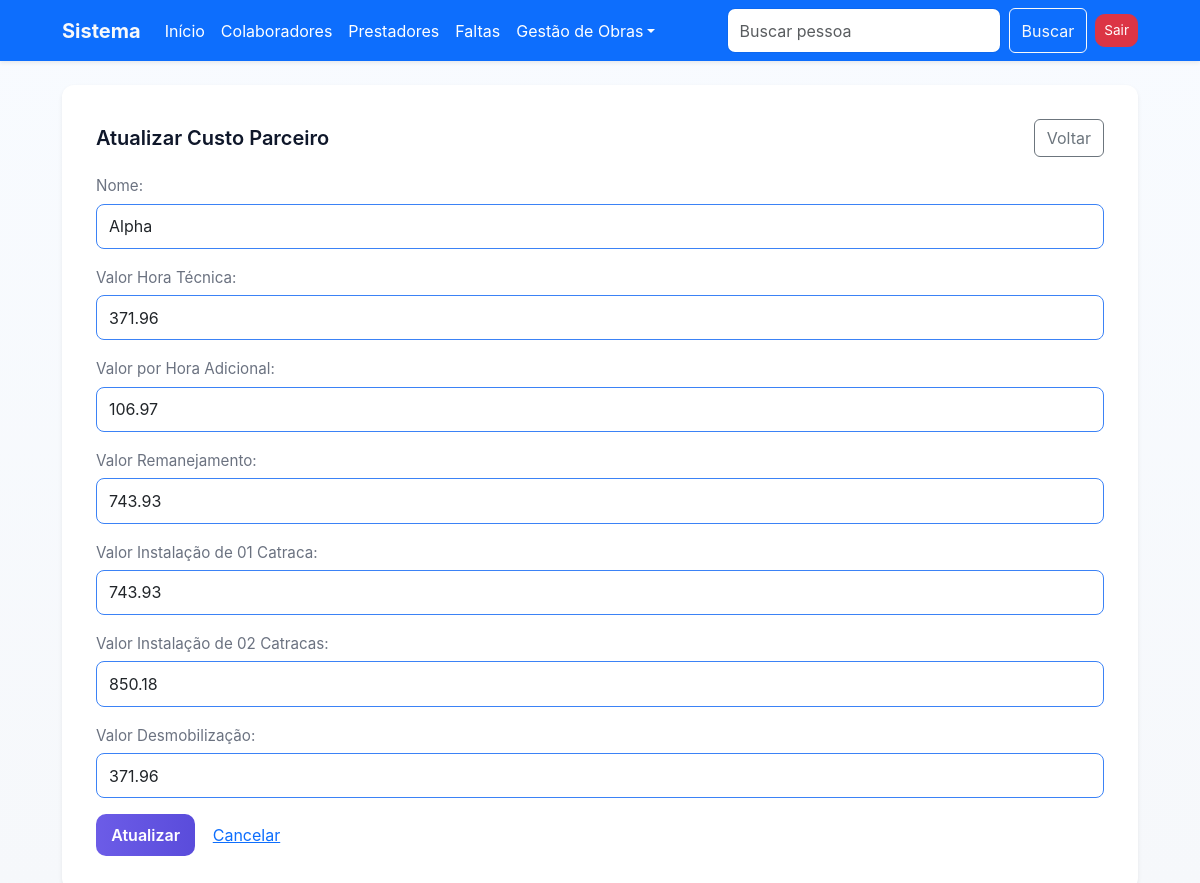
Page /custoparceiros/2/edit/ (signed in) on the committed database.
### cadastro/models.py (models this page shows, shortened)
class Pessoa(models.Model):
    nome = models.CharField('Nome', max_length=100)
    data_admissao = models.DateField(
        'Data de Admissão', null=True, blank=True)
    funcao = models.CharField('Função', max_length=100, null=True, blank=True)
    endereco = models.CharField(
        'Endereço', max_length=255, null=True, blank=True)
    documento = models.CharField(
        'Documento', max_length=50, null=True, blank=True)
    prestador = models.ForeignKey(
        'Prestador', on_delete=models.CASCADE, null=True, blank=True)
    def __str__(self):
        return self.nome

class CustoParceiros(models.Model):
    nome = models.ForeignKey(Pessoa, on_delete=models.CASCADE)
    hora_tecnica = models.DecimalField(
        'Valor Hora Técnica', max_digits=10, decimal_places=2)
    hora_adcional = models.DecimalField(
        'Valor por Hora Adicional', max_digits=10, decimal_places=2)
    remanejamento = models.DecimalField(
        'Valor Remanejamento', max_digits=10, decimal_places=2)
    instalacao_1_catraca = models.DecimalField(
        'Valor Instalação de 01 Catraca', max_digits=10, decimal_places=2)
    instalacao_2_catracas = models.DecimalField(
        'Valor Instalação de 02 Catracas', max_digits=10, decimal_places=2)
    desmobilizacao = models.DecimalField(
        'Valor Desmobilização', max_digits=10, decimal_places=2)

### cadastro/views.py (the view, shortened to what this page needs)
# urls.py: path('custoparceiros/<int:pk>/edit/', CustoParceirosUpdateView.as_view(), name='custoparceiros-update'),
class CustoParceirosUpdateView(LoginRequiredMixin, UpdateView):
    model = CustoParceiros
    template_name = 'custoparceiros_update.html'
    fields = ['nome', 'hora_tecnica', 'hora_adcional', 'remanejamento',
              'instalacao_1_catraca', 'instalacao_2_catracas', 'desmobilizacao']
    success_url = reverse_lazy('custoparceiros-list')

### usuario/views.py (called while the page is built)
    def dispatch(self, request, *args, **kwargs):
        if not request.session.get('logado'):
            messages.error(
                request, 'Acesso negado. Por favor, realize o login.')
            return redirect('usuario_login')
        return super().dispatch(request, *args, **kwargs)

### cadastro/templates/custoparceiros_update.html (shortened to what this page needs)
{% extends 'base.html' %}
{% load static %}
{% block content %}
<div class="card shadow-sm">
  <div class="card-body">
    <div class="d-flex justify-content-between align-items-center mb-3">
      <h5 class="card-title mb-0">Atualizar Custo Parceiro</h5>
      <a href="{% url 'custoparceiros-list' %}" class="btn btn-outline-secondary">Voltar</a>
    </div>
    <form method="post" novalidate class="highlight-blue">
      <div id="form-fields">
        {{ form.as_p }}
      </div>
      <div class="mt-3">
        <button type="submit" class="btn btn-primary">Atualizar</button>
        <a href="{% url 'custoparceiros-list' %}" class="btn btn-link">Cancelar</a>
      </div>
    </form>
  </div>
</div>
{% endblock %}

### templates/static/css/style.css (style rules this page uses)
:root { --bg:#f6f8fb; --card:#ffffff; --muted:#6b7280; --accent:#6c5ce7; --accent-600:#5a4cdb; --danger:#ef4444; --glass: rgba(255,255,255,0.6); }
* { box-sizing:border-box }
body { margin:0; font-family: Inter, system-ui, -apple-system, "Segoe UI", Roboto, "Helvetica Neue", Arial, sans-serif; background: linear-gradient(180deg, #f8fbff 0%, var(--bg) 100%); color:#111827; -webkit-font-smoothing:antialiased; -moz-osx-font-smoothing:grayscale; }
.card { background:var(--card); border:0; border-radius:12px; padding:18px; }
.card.shadow-sm { box-shadow:0 6px 20px rgba(17,24,39,0.06) }
.card-title { font-weight:600;color:#0f172a }
.btn-primary { background:linear-gradient(90deg,var(--accent),var(--accent-600)); border:0; color:#fff; padding:.55rem .95rem; font-weight:600; border-radius:10px; transition:transform .18s ease, box-shadow .18s ease; }
.form-control, .form-select { border-radius:8px;border:1px solid rgba(15,23,42,.06);padding:.6rem .75rem }
.form-label { font-size:.95rem;color:var(--muted);margin-bottom:.35rem }
.highlight-blue .form-control, .highlight-blue .form-select { border-color: #3b82f6; }

### rows in the picture
Pessoa: nome "Alpha"
CustoParceiros: hora_tecnica "371.96", hora_adcional "106.97", remanejamento "743.93", instalacao_1_catraca "743.93", instalacao_2_catracas "850.18", desmobilizacao "371.96"
